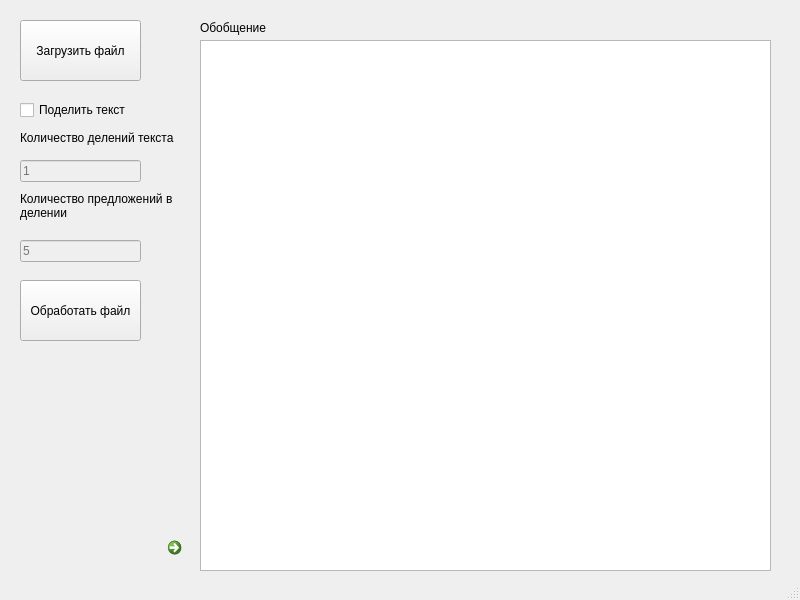
<?xml version="1.0" encoding="UTF-8"?>
<ui version="4.0">
 <class>MainWindow</class>
 <widget class="QMainWindow" name="MainWindow">
  <property name="geometry">
   <rect>
    <x>0</x>
    <y>0</y>
    <width>800</width>
    <height>600</height>
   </rect>
  </property>
  <property name="windowTitle">
   <string>Text Summarizer</string>
  </property>
  <widget class="QWidget" name="centralwidget">
   <widget class="QPushButton" name="pushButton">
    <property name="geometry">
     <rect>
      <x>20</x>
      <y>20</y>
      <width>121</width>
      <height>61</height>
     </rect>
    </property>
    <property name="text">
     <string>Загрузить файл</string>
    </property>
   </widget>
   <widget class="QLabel" name="label">
    <property name="geometry">
     <rect>
      <x>20</x>
      <y>130</y>
      <width>171</width>
      <height>16</height>
     </rect>
    </property>
    <property name="text">
     <string>Количество делений текста</string>
    </property>
   </widget>
   <widget class="QLineEdit" name="lineEdit">
    <property name="enabled">
     <bool>false</bool>
    </property>
    <property name="geometry">
     <rect>
      <x>20</x>
      <y>160</y>
      <width>121</width>
      <height>22</height>
     </rect>
    </property>
    <property name="maxLength">
     <number>2</number>
    </property>
    <property name="placeholderText">
     <string>1</string>
    </property>
   </widget>
   <widget class="QLabel" name="label_2">
    <property name="geometry">
     <rect>
      <x>20</x>
      <y>180</y>
      <width>161</width>
      <height>51</height>
     </rect>
    </property>
    <property name="midLineWidth">
     <number>0</number>
    </property>
    <property name="text">
     <string>Количество предложений в делении</string>
    </property>
    <property name="wordWrap">
     <bool>true</bool>
    </property>
   </widget>
   <widget class="QLineEdit" name="lineEdit_2">
    <property name="enabled">
     <bool>false</bool>
    </property>
    <property name="geometry">
     <rect>
      <x>20</x>
      <y>240</y>
      <width>121</width>
      <height>22</height>
     </rect>
    </property>
    <property name="maxLength">
     <number>1</number>
    </property>
    <property name="placeholderText">
     <string>5</string>
    </property>
   </widget>
   <widget class="QPushButton" name="pushButton_2">
    <property name="geometry">
     <rect>
      <x>20</x>
      <y>280</y>
      <width>121</width>
      <height>61</height>
     </rect>
    </property>
    <property name="text">
     <string>Обработать файл</string>
    </property>
   </widget>
   <widget class="QTextBrowser" name="textBrowser">
    <property name="geometry">
     <rect>
      <x>200</x>
      <y>40</y>
      <width>571</width>
      <height>531</height>
     </rect>
    </property>
   </widget>
   <widget class="QLabel" name="label_3">
    <property name="geometry">
     <rect>
      <x>200</x>
      <y>20</y>
      <width>81</width>
      <height>16</height>
     </rect>
    </property>
    <property name="text">
     <string>Обобщение</string>
    </property>
   </widget>
   <widget class="QCommandLinkButton" name="commandLinkButton">
    <property name="geometry">
     <rect>
      <x>160</x>
      <y>530</y>
      <width>31</width>
      <height>41</height>
     </rect>
    </property>
    <property name="text">
     <string/>
    </property>
    <property name="icon">
     <iconset>
      <normaloff>downloads/4498062351543238871-128.png</normaloff>downloads/4498062351543238871-128.png</iconset>
    </property>
   </widget>
   <widget class="QCheckBox" name="checkBox">
    <property name="geometry">
     <rect>
      <x>20</x>
      <y>100</y>
      <width>131</width>
      <height>20</height>
     </rect>
    </property>
    <property name="text">
     <string>Поделить текст</string>
    </property>
   </widget>
  </widget>
  <widget class="QStatusBar" name="statusbar"/>
 </widget>
 <resources/>
 <connections/>
</ui>
